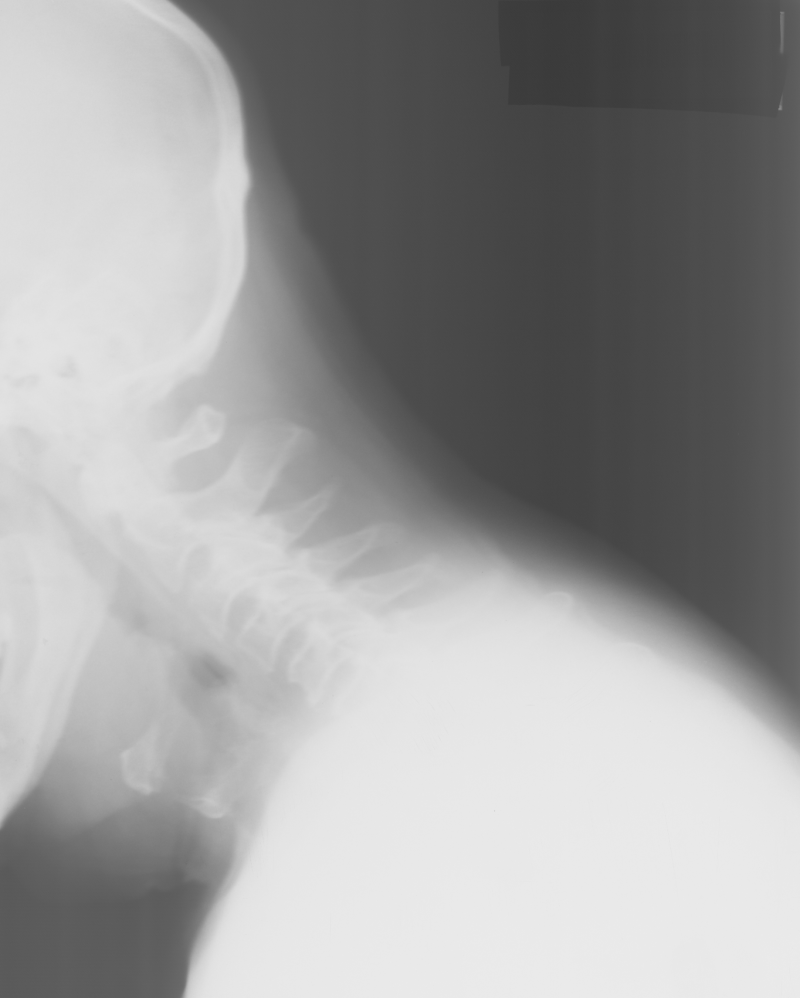
#> input picture Week4/data/vertebra.png, 800 x 998 px
$ python Exercise3.py
#> lines starting #> are read from the running program, lines starting #| are printed output that depends on the picture; long printed decimals are rounded
#!/usr/bin/env python3
# -*- coding: utf-8 -*-
"""
Created on Mon Sep 19 15:39:42 2022

@author: olivernorborg
"""

from skimage import io
from skimage.util import img_as_float, img_as_ubyte
import matplotlib.pyplot as plt
import numpy as np

# Exercise 1

im_org = io.imread("data/vertebra.png")
#> im_org is the input picture: shape (998, 800); min 57, max 235, mean 156.2
io.imshow(im_org)
plt.title('Vertebra image')
io.show()

plt.hist(im_org.ravel(), bins=256)
plt.title('Image histogram')
io.show()
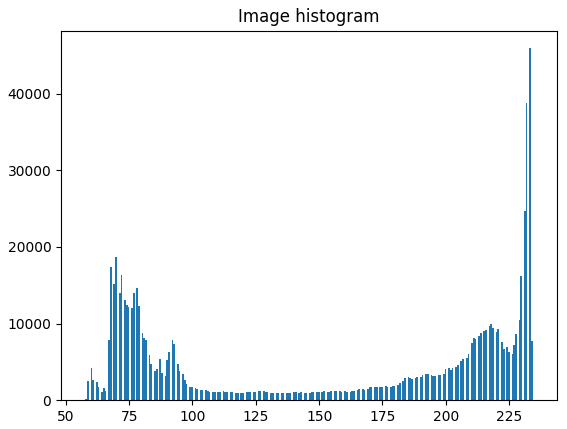
#> figure drawn by matplotlib, 1 panel; tallest bar 45929 high, from x = 232.9 to 233.6

# The histogram is (not) a bimodal histogram

# %%%%%%%%%%%%%%%%%%%%%%
#Exercise 2
max_org = np.max(im_org)
#> max_org = 235
min_org = np.min(im_org)
#> min_org = 57
print("Max Value:",np.max(im_org))
#| Max Value: 235
print("Min Value:",np.min(im_org),'\n')
#| Min Value: 57
# the full scale of gray is not being used the min value is no 0
# and the max is 255.
# %%%%%%%%%%%%%%%%%%%%%%
#Exercise 3

img_float = img_as_float(im_org)
print("Original max values divided by 255:", max_org/255)
#| Original max values divided by 255: 0.9216
print("Max Value:",np.max(img_float))
#| Max Value: 0.9216
print("Original min values divided by 255:", min_org/255)
#| Original min values divided by 255: 0.2235
print("Min Value:",np.min(img_float),'\n')
#| Min Value: 0.2235

# %%%%%%%%%%%%%%%%%%%%%%
#Exercise 4
img_ubyte = img_as_ubyte(img_float)
print("Max Value:",np.max(img_ubyte))
#| Max Value: 235
print("Min Value:",np.min(img_ubyte),'\n')
#| Min Value: 57

# %%%%%%%%%%%%%%%%%%%%%%
#Exercise 5

def histogram_stretch(img_in):
    """
    Stretches the histogram of an image
    :param img_in: Input image
    :return: Image, where the histogram is stretched so the min values is 0 and the maximum value 255
    """
    # img_as_float will divide all pixel values with 255.0
    img_float = img_as_float(img_in)
    min_val = img_float.min()
    max_val = img_float.max()
    min_desired = 0.0
    max_desired = 1.0

    # Do something here

    # img_as_ubyte will multiply all pixel values with 255.0 before converting to unsigned byte
    return img_as_ubyte(img_out)
